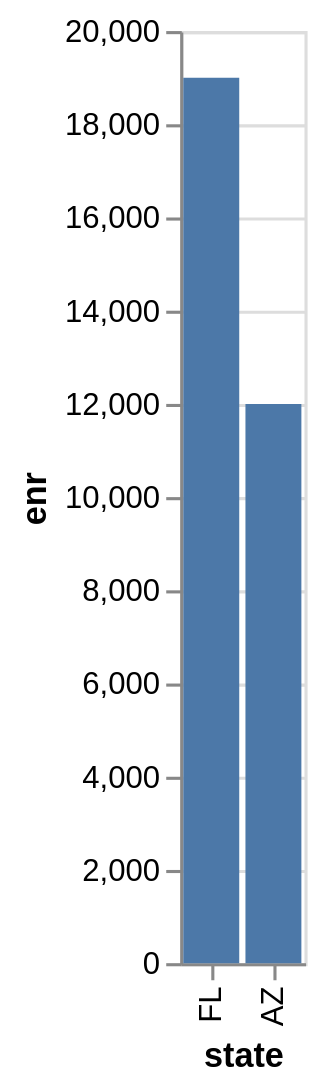

The Vega-Lite source for this figure:
### Vega-Lite specification from a JSON file in a GitHub repository (floating-point values rounded to 4 significant figures)
{"data": {"values": [{"x_data": "AZ", "y_data": 12000}, {"x_data": "FL", "y_data": 19000}]}, "mark": "bar", "encoding": {"x": {"field": "x_data", "type": "nominal", "title": "state", "sort": {"op": "sum", "field": "y_data", "order": "descending"}}, "y": {"field": "y_data", "type": "quantitative", "title": "enr"}}}
